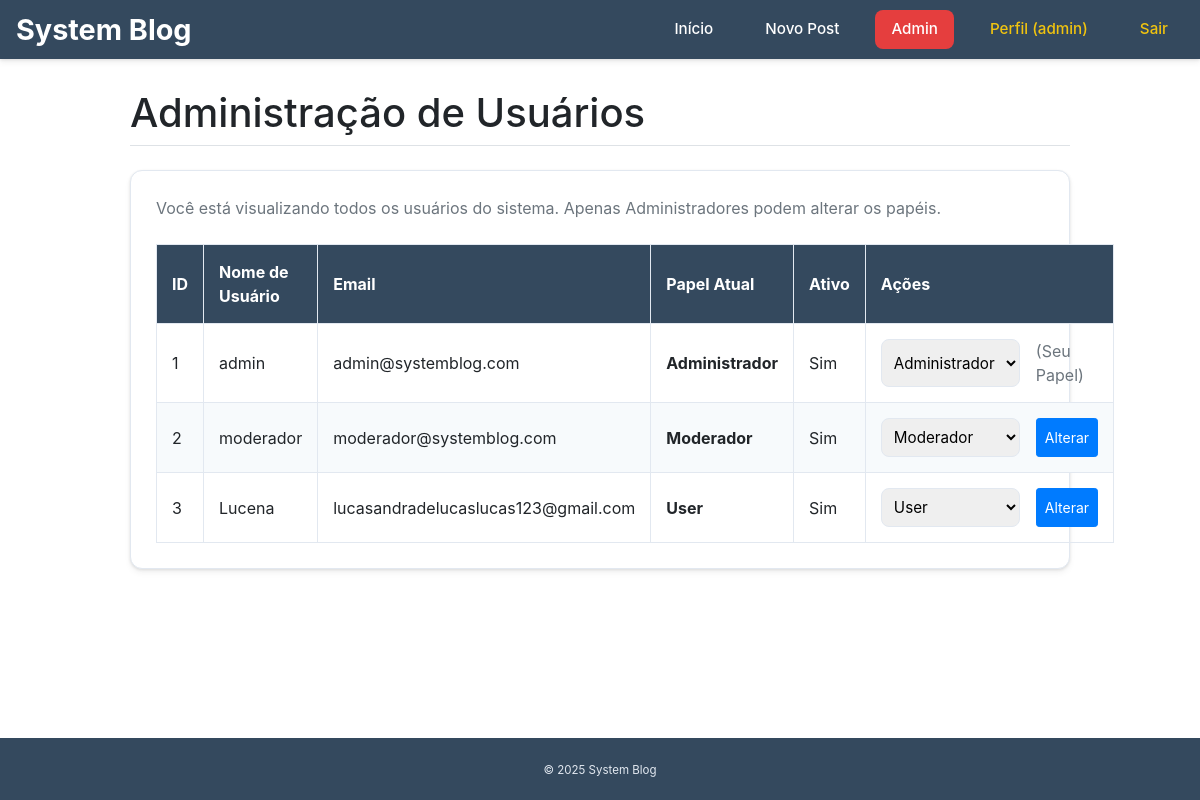
The app's page /admin/users (signed in) with its own data.
### models.py (models this page shows, shortened)
class User(db.Model, UserMixin):
    id = db.Column(db.Integer, primary_key=True)
    username = db.Column(db.String(20), unique=True, nullable=False)
    email = db.Column(db.String(120), unique=True, nullable=False)
    password = db.Column(db.String(60), nullable=False)
    image_file = db.Column(db.String(20), nullable=False, default='default.jpg')
    is_active = db.Column(db.Boolean, default=False)
    role_id = db.Column(db.Integer, db.ForeignKey('role.id'), nullable=False, default=1)
    posts = db.relationship('Post', backref='author', lazy=True)

class Role(db.Model):
    id = db.Column(db.Integer, primary_key=True)
    name = db.Column(db.String(20), unique=True, nullable=False)
    can_moderate = db.Column(db.Boolean, default=False)  # Pode apagar posts de outros
    can_admin = db.Column(db.Boolean, default=False)     # Pode gerenciar usuários/papéis
    users = db.relationship('User', backref='role', lazy=True)

### views.py (the view)
@app.route("/admin/users")
@admin_required
def admin_users():
    users = User.query.all()
    roles = Role.query.order_by(Role.id).all()
    role_choices = [(r.id, r.name) for r in roles]
    return render_template('admin_users.html', title='Administração de Usuários',users=users, AdminUserRoleForm=AdminUserRoleForm, role_choices=role_choices)

### forms.py
class AdminUserRoleForm(FlaskForm):
    role_id = SelectField('Papel do Usuário', coerce=int, validators=[DataRequired()])
    submit = SubmitField('Atualizar Papel')

### app.py (called while the page is built)
@login_manager.user_loader
def load_user(user_id):
    try:
        return db.session.get(User, int(user_id))
    except ValueError:
        return None

### models.py (called while the page is built)
def is_admin(user):
    return bool(user.is_authenticated and getattr(user.role, "can_admin", False))

### views.py (called while the page is built)
def admin_required(f):
    @wraps(f)
    def decorated_function(*args, **kwargs):
        if not current_user.is_authenticated or not is_admin(current_user):
            flash('Acesso negado. Você não tem permissão de Administrador.', 'danger')
            return redirect(url_for('home'))
        return f(*args, **kwargs)
    return decorated_function

@app.before_request
def start_quote_thread():
    global quote_of_the_day
    if quote_of_the_day.get('thread') is None or not quote_of_the_day['thread'].is_alive():
        th = Thread(target=get_and_translate_quote, daemon=True)
        th.start()
        quote_of_the_day['thread'] = th
        app.logger.info("Thread de citação assíncrona iniciada.")

### templates/admin_users.html
{% extends "base.html" %}
{% block extra_css %}
    <link rel="stylesheet" href="{{ url_for('static', filename='css/admin_users.css') }}">
{% endblock %}
{% block content %}
    <div class="container">
        <h1 class="border-bottom mb-4 pb-2">Administração de Usuários</h1>
        <div class="content-section">
            <p class="text-muted mb-4">Você está visualizando todos os usuários do sistema. Apenas Administradores podem alterar os papéis.</p>
            <table class="table-users">
                <thead>
                    <tr>
                        <th>ID</th>
                        <th>Nome de Usuário</th>
                        <th>Email</th>
                        <th>Papel Atual</th>
                        <th>Ativo</th>
                        <th>Ações</th>
                    </tr>
                </thead>
                <tbody>
                    {% for user_item in users %}
                    <tr>
                        <td data-label="ID">{{ user_item.id }}</td>
                        <td data-label="Nome">{{ user_item.username }}</td>
                        <td data-label="Email">{{ user_item.email }}</td>
                        <td data-label="Papel"><strong>{{ user_item.role.name }}</strong></td>
                        <td data-label="Ativo">{{ 'Sim' if user_item.is_active else 'Não' }}</td>
                        <td data-label="Ações">
                            <form method="POST" action="{{ url_for('admin_user_role_update', user_id=user_item.id) }}" class="role-form">
                                {% set form = AdminUserRoleForm() %}
                                <select name="{{ form.role_id.name }}" class="form-control-select">
                                    {% for id, name in role_choices %}
                                        <option value="{{ id }}" {% if id == user_item.role_id %}selected{% endif %}>
                                            {{ name }}
                                        </option>
                                    {% endfor %}
                                </select>
                                {% if user_item.id != current_user.id %}
                                    <input type="submit" value="Alterar" class="btn btn-primary btn-sm ml-2">
                                {% else %}
                                    <span class="text-muted ml-2">(Seu Papel)</span>
                                {% endif %}
                            </form>
                        </td>
                    </tr>
                    {% endfor %}
                </tbody>
            </table>
        </div>
    </div>
{% endblock content %}

### templates/base.html (shortened to what this page needs)
<!doctype html>
<html lang="pt-br">
<head>
  <link rel="stylesheet" href="{{ url_for('static', filename='css/base.css') }}">
  <link rel="stylesheet" href="https://stackpath.bootstrapcdn.com/bootstrap/4.5.2/css/bootstrap.min.css">
  {% block extra_css %}{% endblock %}
</head>
<body>
  <nav class="navbar">
    <a href="{{ url_for('home') }}" class="brand">System Blog</a>
    <div class="nav-links">
      <a href="{{ url_for('home') }}" class="nav-link">Início</a>
      {% if current_user.is_authenticated %}
        <a href="{{ url_for('new_post') }}" class="nav-link">Novo Post</a>
        {% if is_admin(current_user) %}
          <a href="{{ url_for('admin_users') }}" class="nav-link nav-link-admin">Admin</a>
        {% elif is_moderator(current_user) %}
          <a href="{{ url_for('moderator_dashboard') }}" class="nav-link">Moderação</a>
        {% else %}
          <a href="{{ url_for('user_dashboard') }}" class="nav-link">Meu Painel</a>
        {% endif %}
        <a href="{{ url_for('account') }}" class="nav-link nav-link-profile">Perfil ({{ current_user.username }})</a>
        <a href="{{ url_for('logout') }}" class="nav-link nav-link-danger">Sair</a>
      {% else %}
        <a href="{{ url_for('login') }}" class="nav-link">Login</a>
        <a href="{{ url_for('register') }}" class="nav-link nav-link-register">Registrar</a>
      {% endif %}
    </div>
  </nav>
  <main class="container">
    {% block content %}{% endblock %}
  </main>
  <footer class="footer">
    <small>&copy; {{ 2025 }} System Blog</small>
  </footer>
</body>
</html>

### static/css/base.css (style rules this page uses)
:root { --primary-color: #1a73e8; --secondary-color: #34495e; --accent-color: #f1c40f; --background-color: #f8fafc; --text-color: #1f2a44; --border-color: #e2e8f0; --shadow: 0 4px 6px rgba(0, 0, 0, 0.05), 0 1px 3px rgba(0, 0, 0, 0.1); --transition: all 0.3s ease; }
body { background: var(--background-color); color: var(--text-color); margin: 0; padding: 0; font-family: 'Inter', sans-serif; font-size: 16px; line-height: 1.6; min-height: 100vh; display: flex; flex-direction: column; }
main.container { max-width: 1000px; width: 90%; margin: 30px auto; padding: 0 15px; flex-grow: 1; }
.content-section { background: #fff; padding: 25px; border-radius: 12px; border: 1px solid var(--border-color); box-shadow: var(--shadow); margin-bottom: 25px; transition: var(--transition); }
.navbar { background: var(--secondary-color); color: #fff; padding: 15px 20px; display: flex; justify-content: space-between; align-items: center; box-shadow: var(--shadow); position: sticky; top: 0; z-index: 1000; }
.brand { color: #fff; font-size: 1.8rem; font-weight: 700; text-decoration: none; transition: var(--transition); }
.nav-links { display: flex; align-items: center; gap: 20px; }
.nav-link { color: #fff; text-decoration: none; padding: 8px 16px; border-radius: 8px; font-weight: 500; font-size: 0.95rem; transition: var(--transition); }
.nav-link-admin { background: #e53e3e; padding: 8px 16px; }
.nav-link-profile, .nav-link-danger { color: var(--accent-color); }
.btn { padding: 12px 20px; border: none; border-radius: 8px; cursor: pointer; font-weight: 600; font-size: 0.95rem; transition: var(--transition); text-decoration: none; display: inline-flex; align-items: center; justify-content: center; }
.btn-primary { background: var(--primary-color); color: #fff; }
.btn-sm { padding: 8px 12px; font-size: 0.85rem; }
.footer { background: var(--secondary-color); color: #e2e8f0; padding: 20px; text-align: center; font-size: 0.9rem; margin-top: auto; }

### static/css/admin_users.css (style rules this page uses)
.table-users { width: 100%; border-collapse: collapse; margin-top: 20px; }
.table-users thead tr { background: var(--secondary-color); color: #fff; }
.table-users th, .table-users td { padding: 15px; border: 1px solid var(--border-color); }
.table-users tbody tr:nth-child(even) { background: #f7fafc; }
.form-control-select { padding: 8px; border: 1px solid var(--border-color); border-radius: 8px; font-size: 0.95rem; }
.role-form { display: inline-flex; gap: 8px; }

### records on screen
User: username "admin", id "1", email "admin@systemblog.com", role.name "Administrador", is_active "Sim", role_id "Administrador", shows "(Seu Papel)"
User: id "2", username "moderador", email "moderador@systemblog.com", role.name "Moderador", is_active "Sim", role_id "Moderador"
User: id "3", username "Lucena", email "lucasandradelucaslucas123@gmail.com", role.name "User", is_active "Sim", role_id "User"

### other values on screen
{{ 2025 }} "2025"
